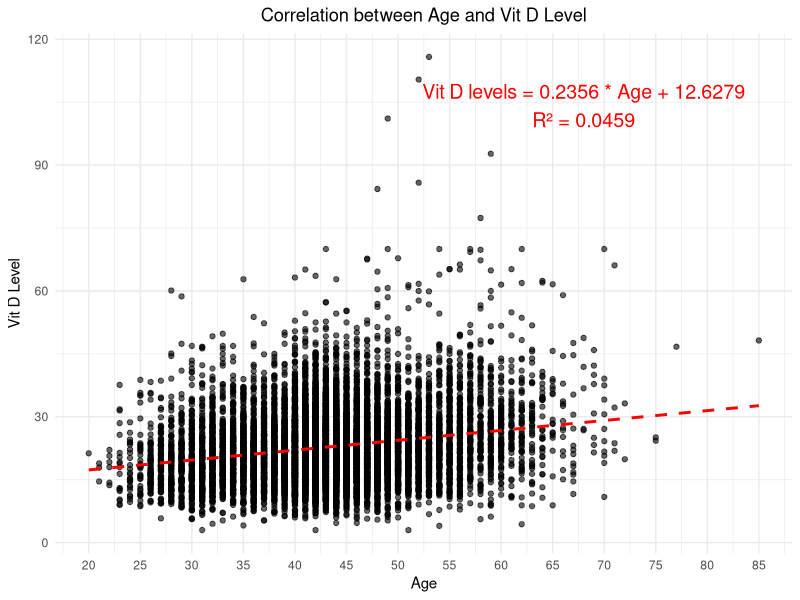

This figure's R source:
## scatter plot about the relationship between age and Vit D Level 

setwd("D:/課程/@論文/【論文電子檔】/GitHub_Code")
DF <- read.csv("01_CleanTable.csv")
str(DF)

library(ggplot2)

# Fit the linear model
lm_model <- lm(vitmaindcheckresult ~ age, data = DF)

# Extract the equation and R-squared value
slope <- round(coef(lm_model)[2], 4)
intercept <- round(coef(lm_model)[1], 4)
r_squared <- round(summary(lm_model)$r.squared, 4)
equation <- paste0("Vit D levels = ",
                   slope, " * Age + ",
                   intercept, "\nR² = ", r_squared)

# Create the scatter plot
ggplot(DF, aes(x = age, y = vitmaindcheckresult)) +
  geom_point(color = "black", alpha = 0.6) +  
  geom_smooth(method = "lm", color = "red", linetype = "dashed", se = FALSE) + 
  annotate("text", x = max(DF$age) * 0.8, 
           y = max(DF$vitmaindcheckresult) * 0.9,
           label = equation, color = "red", size = 5, hjust = 0.5) +
  scale_x_continuous(breaks = seq(floor(min(DF$age)),
                                  ceiling(max(DF$age)),
                                  by = 5)) + 
  labs(x = "Age", y = "Vit D Level", 
       title = "Correlation between Age and Vit D Level") +
  theme_minimal() +
  theme(plot.title = element_text(hjust = 0.5))  

